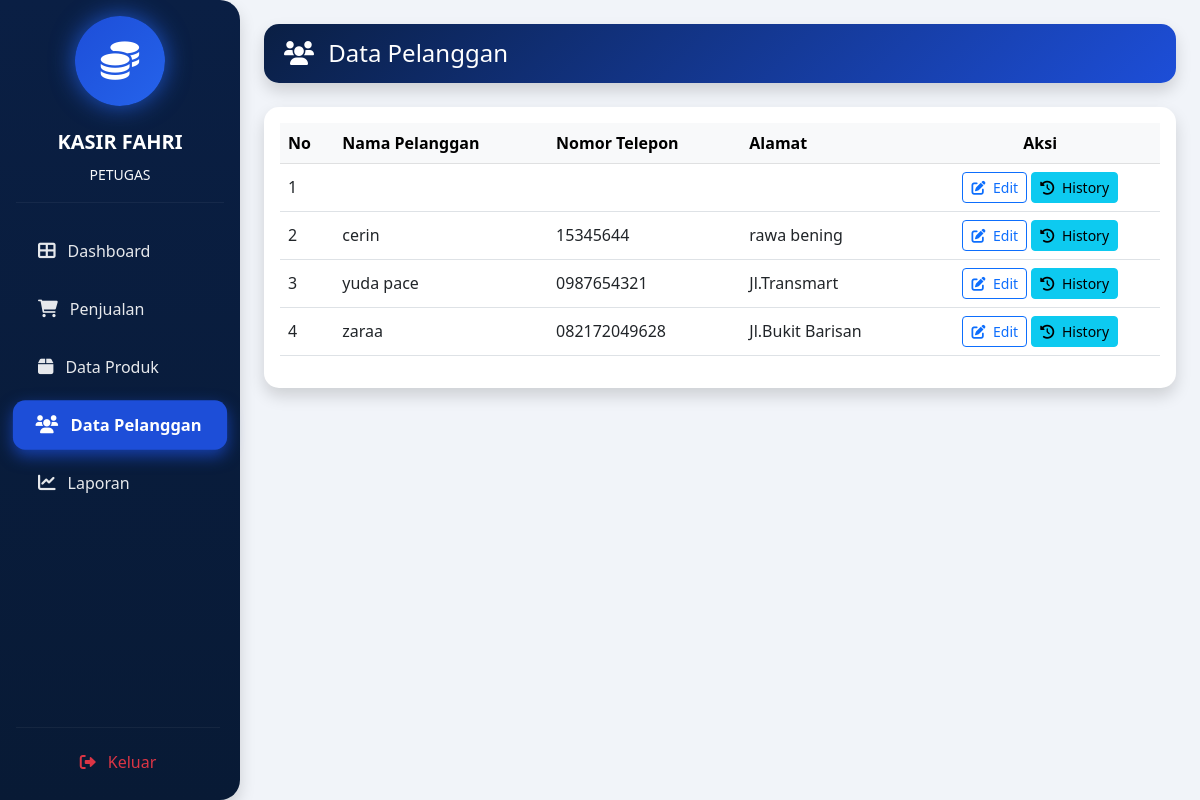
Page /petugas/pelanggan/index.php (signed in) on the committed database.
### tables this page shows
CREATE TABLE `pelanggan` (
  `PelangganID` int(11) NOT NULL,
  `NamaPelanggan` varchar(255) NOT NULL,
  `Alamat` text NOT NULL,
  `NomorTelepon` varchar(15) NOT NULL
);

### petugas/pelanggan/index.php (the view, shortened to what this page needs)
<?php
include '../../main/connect.php';
?>
<!DOCTYPE html>
<html lang="id">
<head>
    <link href="https://cdn.jsdelivr.net/npm/bootstrap@5.3.0/dist/css/bootstrap.min.css" rel="stylesheet">
    <link rel="stylesheet" href="https://cdnjs.cloudflare.com/ajax/libs/font-awesome/6.0.0/css/all.min.css">
</head>
<body>
    <div class="d-flex">
        <?php include '../../template/sidebar.php'; ?>
        <div class="container-fluid p-4">
            <div class="header-box mb-4 shadow">
                <h4 class="mb-0">
                    <i class="fas fa-users me-2"></i> Data Pelanggan
                </h4>
            </div>
            <div class="card shadow border-0">
                <div class="card-body table-responsive">
                    <table class="table table-hover align-middle">
                        <thead class="table-light">
                            <tr>
                                <th>No</th>
                                <th>Nama Pelanggan</th>
                                <th>Nomor Telepon</th>
                                <th>Alamat</th>
                                <th class="text-center">Aksi</th>
                            </tr>
                        </thead>
                        <tbody>
                            <?php
                            $no = 1;
                            $query = mysqli_query($conn, "SELECT * FROM pelanggan ORDER BY PelangganID DESC");
                            while ($p = mysqli_fetch_assoc($query)) {
                            ?>
                                <tr>
                                    <td><?= $no++; ?></td>
                                    <td><?= $p['NamaPelanggan']; ?></td>
                                    <td><?= $p['NomorTelepon']; ?></td>
                                    <td><?= $p['Alamat']; ?></td>
                                    <td class="text-center">
                                        <a href="edit.php?id=<?= $p['PelangganID']; ?>" class="btn btn-sm btn-outline-primary">
                                            <i class="fas fa-edit me-1"></i> Edit
                                        </a>
                                        <a href="histori.php?id=<?= $p['PelangganID']; ?>" class="btn btn-sm btn-info">
                                            <i class="fas fa-history me-1"></i> History
                                        </a>
                                    </td>
                                </tr>
                            <?php } ?>
                        </tbody>
                    </table>
                </div>
            </div>
        </div>
    </div>
</body>
</html>

### petugas/pelanggan/index.php (style rules this page uses)
body { background: #f1f4f9; }
.header-box { background: linear-gradient(135deg, #0a1f44, #1d4ed8); color: white; padding: 15px 20px; border-radius: 15px; }
.card { border-radius: 15px; }

### rows in the picture
pelanggan: NamaPelanggan "cerin", NomorTelepon "15345644", Alamat "rawa bening"
pelanggan: NamaPelanggan "yuda pace", NomorTelepon "0987654321", Alamat "Jl.Transmart"
pelanggan: NamaPelanggan "zaraa", NomorTelepon "082172049628", Alamat "Jl.Bukit Barisan"

### other values in the picture
$role "PETUGAS"
